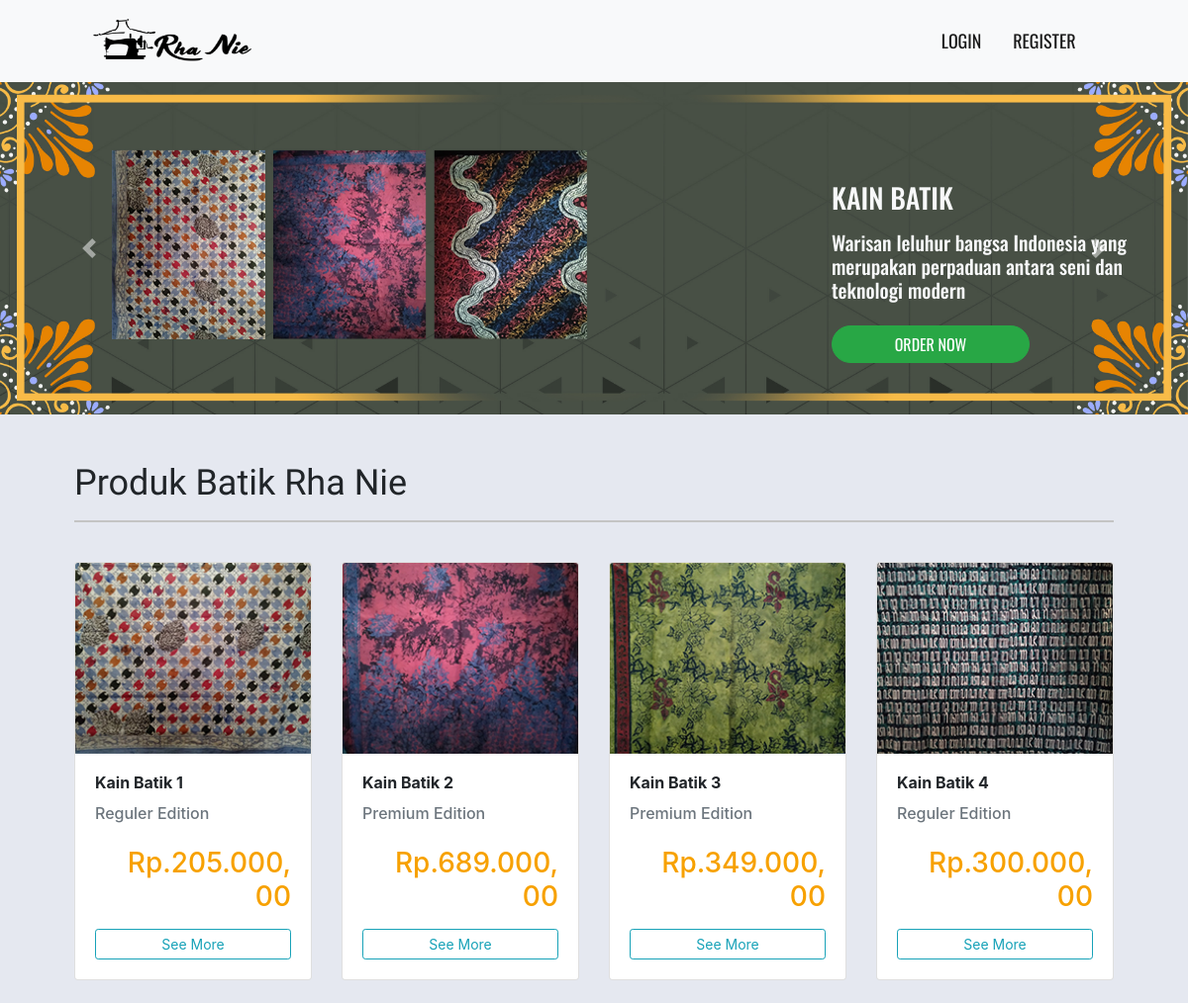
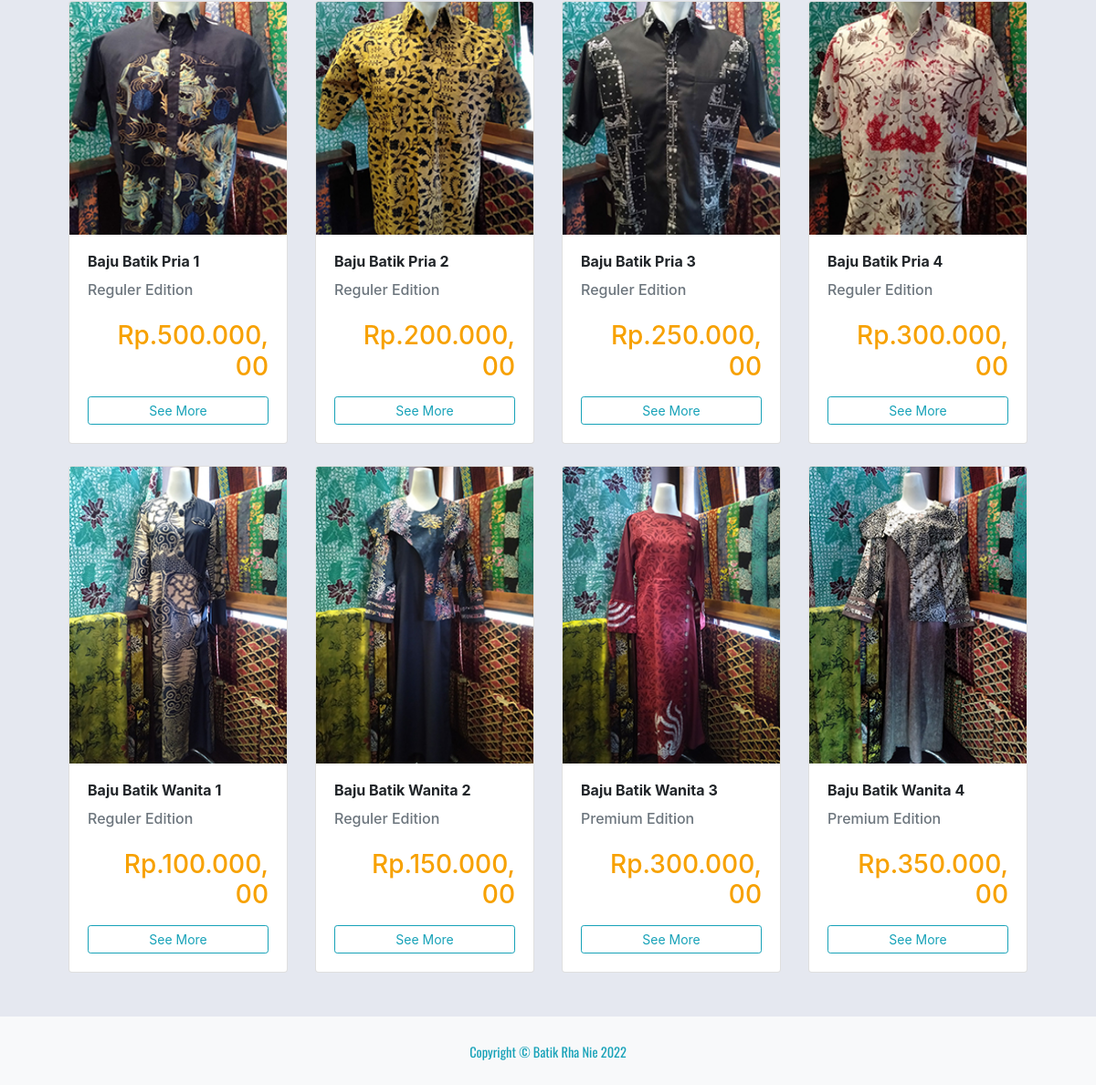
The page / on the database its author committed (2 pictures, top to bottom).
### tables this page shows
CREATE TABLE `banners` (
  `id` int(11) NOT NULL,
  `product_id` int(11) NOT NULL,
  `image` varchar(100) NOT NULL,
  `head` varchar(50) NOT NULL,
  `content` varchar(100) NOT NULL,
  `text_color` enum('text-dark','text-light') NOT NULL
);

CREATE TABLE `products` (
  `id` int(11) NOT NULL,
  `name` varchar(100) NOT NULL,
  `price` int(11) NOT NULL,
  `edition` enum('reguler','premium') NOT NULL,
  `image` varchar(255) NOT NULL,
  `description` text NOT NULL,
  `requirements` text NOT NULL
);

### application/controllers/Home.php (called while the page is built, shortened)
<?php
class Home extends CI_Controller {
	public function __construct()
	{
		$this->load->model('home_model', 'home');
	}
	public function index()
	{
		$data['title'] 	= 'Home';
		$data['games']		= $this->home->getAllGame();
		$data['banners']	= $this->home->getAllBanner();
		$data['page']		= 'pages/home/index';
		$this->load->view('layouts/app', $data);
	}
}

### index.php (called while the page is built, shortened)
<?php
require_once BASEPATH.'core/CodeIgniter.php';

### application/models/Home_model.php (called while the page is built, shortened)
<?php
class Home_model extends CI_Model {
	public function getAllGame()
	{
		return $this->db->get('products')->result_array();
	}
	public function getAllBanner()
	{
		return $this->db->get('banners')->result_array();
	}
}

### application/views/pages/home/index.php (the view, shortened to what this page needs)
<div id="carouselExampleCaptions" class="carousel slide" data-ride="carousel">
	<div class="carousel-inner">
		<?php $no = 0;?>
		<?php foreach($banners as $b) : ?>
			<?php $no++;  ?>
			<div class="carousel-item <?php if($no <= 1) { echo "active"; } ?>">
				<img src="<?= base_url() ?>images/banner/<?= $b['image'] ?>" class="d-block w-100">
				<div class="carousel-caption d-none d-md-block  <?= $b['text_color'] ?>">
					<h3 class="text-uppercase"><?= $b['head'] ?></h3>
					<h5 class="mt-3"> <?= $b['content'] ?></h5>
					<a href="<?= base_url('home/detail/' . $b['product_id']) ?>" class="btn btn-success badge-pill mt-3" style="width:200px">ORDER NOW</a>
				</div>
			</div>
		<?php endforeach ?>
	</div>
	<a class="carousel-control-prev" href="#carouselExampleCaptions" role="button" data-slide="prev">
		<span class="carousel-control-prev-icon" aria-hidden="true"></span>
	</a>
	<a class="carousel-control-next" href="#carouselExampleCaptions" role="button" data-slide="next">
		<span class="carousel-control-next-icon" aria-hidden="true"></span>
	</a>
</div>
<div class="container">
	<div class="row mt-5">
		<div class="col">
			<h2 class="head">Produk Batik Rha Nie</h2>
			<hr>
		</div>
	</div>
	<div class="row mb-5">
		<?php foreach($games as $game) : ?>
			<div class="col-lg-3 col-md-4 col-sm-6 col-xs-12 mt-4">
				<div class="card">
					<img src="<?= base_url() ?>/images/produk/<?= $game['image'] ?>" class="card-img-top" alt="<?= $game['name'] ?>">
					<div class="card-body">
						<h6 class="card-title font-weight-bold"><?= $game['name'] ?></h6>
						<h6 class="text-muted"><?= ucfirst($game['edition']) ?> Edition</h6>
						<h3 class="text-right text-warning price mt-4">Rp.<?= number_format($game['price'], 2, ', ', '.'); ?></h3>
						<a href="<?= base_url('home/detail/' . $game['id']) ?>" class="btn btn-outline-info btn-sm btn-block mt-3">See More</a>
					</div>
				</div>
			</div>
		<?php endforeach; ?>
	</div>
</div>
<?php $this->load->view('layouts/_footer') ?>

### application/views/layouts/app.php (shortened to what this page needs)
<!DOCTYPE html>
<html lang="en">
<head>
   <link rel="stylesheet" href="<?= base_url() ?>/assets/vendors/bootstrap/css/bootstrap.min.css">
	<link rel="stylesheet" href="<?= base_url() ?>/assets/vendors/fontawesome/css/all.min.css">
   <link rel="stylesheet" href="<?= base_url() ?>/assets/vendors/summernote/dist/summernote-bs4.css">
   <link rel="stylesheet" href="<?= base_url() ?>/assets/css/style.css">
</head>
<body>
	<?php $this->load->view('layouts/_navbar') ?>
	<?php $this->load->view($page) ?>
</body>
</html>

### application/views/layouts/_navbar.php (shortened to what this page needs)
<nav class="navbar navbar-expand-lg navbar-light bg-light">
	<div class="container">
		<a class="navbar-brand" href="<?= base_url('home') ?>">
			<img src="<?= base_url() ?>/images/logo/batiklogo.png" width="170" height="57" class="d-inline-block align-top" alt="logo" loading="lazy">
		</a>
		<div class="collapse navbar-collapse" id="navbarNavAltMarkup">
			<div class="navbar-nav ml-auto">
				<?php if($this->session->login == TRUE) : ?>
					<?php if($this->session->userdata('role') == 2) : ?>
						<a class="nav-item nav-link mr-4 active" href="<?= base_url('cart') ?>">
							<i class="fas fa-shopping-cart"></i>
						</a>
						<li class="nav-item dropdown active">
							<a class="nav-link dropdown-toggle mr-3" href="#" id="navbarDropdown" role="button" data-toggle="dropdown" aria-haspopup="true" aria-expanded="false">
								<i class="fas fa-user"></i>
							</a>
							<div class="dropdown-menu" aria-labelledby="navbarDropdown">
								<a class="dropdown-item" href="<?= base_url('profile') ?>">
									<i class="fas fa-user-cog"></i>
									Profile
								</a>
								<a class="dropdown-item" href="<?= base_url('myorder') ?>">
									<i class="fas fa-shopping-bag"></i>
									My Orders
								</a>
								<a class="dropdown-item" href="<?= base_url('profile/password') ?>">
									<i class="fas fa-key"></i>
									Change Password
								</a>
							<div class="dropdown-divider"></div>
								<a class="dropdown-item" href="<?= base_url('logout') ?>">
									<i class="fas fa-sign-out-alt"></i>
									Logout
								</a>
							</div>
						</li>
					<?php else : ?>
						<li class="nav-item dropdown">
							<a class="nav-link dropdown-toggle mr-3" href="#" id="navbarDropdownMenuLink" role="button" data-toggle="dropdown" aria-haspopup="true" aria-expanded="false">
								Manage
							</a>
							<div class="dropdown-menu" aria-labelledby="navbarDropdownMenuLink">
							<a class="dropdown-item" href="<?= base_url('banner') ?>">Banner</a>
								<a class="dropdown-item" href="<?= base_url('product') ?>">Product</a>
								<a class="dropdown-item" href="<?= base_url('order') ?>">Order</a>
								<a class="dropdown-item" href="<?= base_url('user') ?>">Users</a>
							</div>
						</li>
						<li class="nav-item dropdown active">
							<a class="nav-link dropdown-toggle mr-3" href="#" id="navbarDropdown" role="button" data-toggle="dropdown" aria-haspopup="true" aria-expanded="false">
								<i class="fas fa-user"></i>
							</a>
							<div class="dropdown-menu" aria-labelledby="navbarDropdown">
								<a class="dropdown-item" href="<?= base_url('profile') ?>">
									<i class="fas fa-key"></i>
									Profile
								</a>
								<a class="dropdown-item" href="<?= base_url('profile/password') ?>">
									<i class="fas fa-key"></i>
									Change Password
								</a>
								<div class="dropdown-divider"></div>
								<a class="dropdown-item" href="<?= base_url('logout') ?>">
									<i class="fas fa-sign-out-alt"></i>
									Logout
								</a>
							</div>
						</li>
					<?php endif ?>
				<?php else: ?>
					<a class="nav-item nav-link mr-3 active" href="<?= base_url('login') ?>">LOGIN</a>
					<a class="nav-item nav-link mr-3 active" href="<?= base_url('register') ?>">REGISTER</a>
				<?php endif ?>
			</div>
		</div>
	</div>
</nav>

### application/views/layouts/_footer.php
<footer class="footer mt-5">
	<nav class="navbar navbar-dark bg-light sticky-bottom">
		<div class="container d-flex justify-content-center">
			<div class="copyright text-info p-3">
				<small class="text-info p-3">Copyright &copy; Batik Rha Nie 2022</small>
			</div>
		</div>
	</nav>
</footer>

### assets/css/style.css (style rules this page uses)
body { background-color: #e5e8f0; overflow-x: hidden; }
.container { max-width: 90%; }
.navbar { font-family: 'Oswald', sans-serif; font-size: 18px; }
.carousel-inner { position: relative; }
.carousel-inner .carousel-caption { position: absolute ; top: 0; right: 0; text-align: left; width: 28%; margin-left: 660px; padding-top: 100px; font-family: 'Oswald', sans-serif; }
.head { font-family: 'Francois One', sans-serif; font-size: 36px; }
hr { border: 1px solid rgb(196, 196, 196); }
.price { color: rgb(247, 161, 0) !important; }

### rows shown on the page
banners: image (picture), head "KAIN BATIK", content "Warisan leluhur bangsa Indonesia yang merupakan perpaduan antara seni dan teknologi modern"
products: image (picture), name "Kain Batik 1", edition "Reguler", price "205.000, 00"
products: image (picture), name "Kain Batik 2", edition "Premium", price "689.000, 00"
products: image (picture), name "Kain Batik 3", edition "Premium", price "349.000, 00"
products: image (picture), name "Kain Batik 4", edition "Reguler", price "300.000, 00"
products: image (picture), name "Baju Batik Pria 1", edition "Reguler", price "500.000, 00"
products: image (picture), name "Baju Batik Pria 2", edition "Reguler", price "200.000, 00"
products: image (picture), name "Baju Batik Pria 3", edition "Reguler", price "250.000, 00"
products: image (picture), name "Baju Batik Pria 4", edition "Reguler", price "300.000, 00"
products: image (picture), name "Baju Batik Wanita 1", edition "Reguler", price "100.000, 00"
products: image (picture), name "Baju Batik Wanita 2", edition "Reguler", price "150.000, 00"
products: image (picture), name "Baju Batik Wanita 3", edition "Premium", price "300.000, 00"
products: image (picture), name "Baju Batik Wanita 4", edition "Premium", price "350.000, 00"
